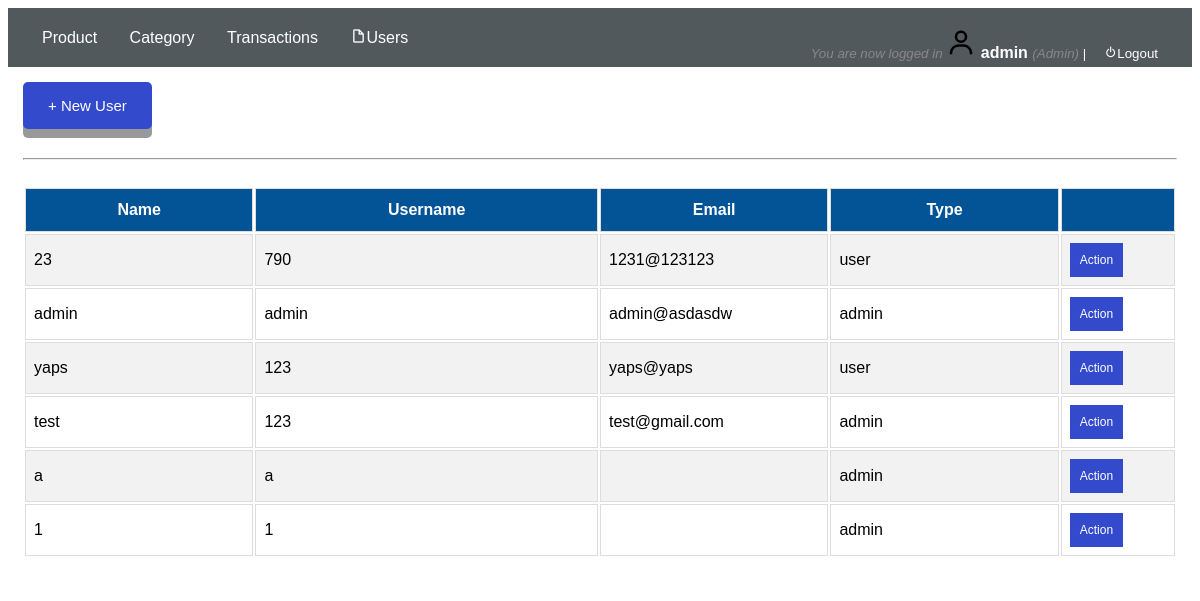
The app's page /admin/index.php?page=users (signed in), older data.
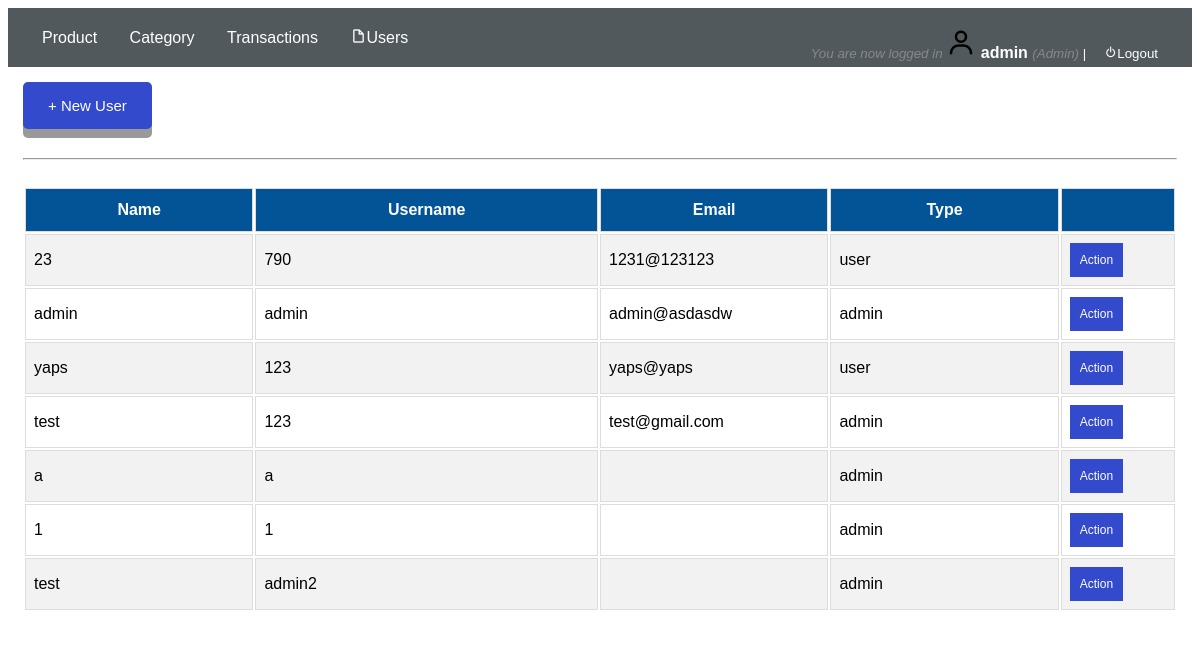
The same page, newer data.
### tables this page shows
CREATE TABLE `users` (
  `user_id` int(10) NOT NULL,
  `username` varchar(100) NOT NULL,
  `name` varchar(100) NOT NULL,
  `email` varchar(100) NOT NULL,
  `user_type` varchar(100) NOT NULL,
  `password` varchar(100) NOT NULL
);

### admin/users.php (the view, shortened to what this page needs)
<!DOCTYPE html>
<?php
$conn = mysqli_connect("localhost","root","") or die (mysqli_error($conn));
$sql = "SELECT * FROM users";
$q = mysqli_query($conn,$sql) or die (mysqli_error($conn));
?>
<html>
<head>
	<link rel = "stylesheet" type="text/css" href="../css/create_user.css" />
	<link href='https://unpkg.com/boxicons@2.0.9/css/boxicons.min.css' rel='stylesheet'>
</head>
<body>
<div class="button-align">
		<div class="first-modal">
			<button class="modal-button" href="#myModal1"> + New User</button>
		</div>
</div>
	<br>
	<hr>
	<br>
	<div id="tbody">
		<table width="100%">
			<tr>
				<th width="20%">Name</th>
			    <th width="30%">Username</th>
			    <th width="20%">Email</th>
			    <th width="20%">Type</th>
			    <th width="30%"></th>
			</tr>
			<?php
						while($r = mysqli_fetch_assoc($q))
						{
					?>
			 	<tr>
			 		<td><?php echo $r['name'];?></td>
					<td><?php echo $r['username'];?></td>
					<td><?php echo $r['email'];?></td>
					<td><?php echo $r['user_type'];?></td>
					<td>
						<div class="dropdown">
						  <button class="dropbtn">Action</button>
						</div>
					</td>
			 	</tr>
			 		<?php
						}
					?>
		</table>
	</div>
</body>
</html>

Row changes from the older to the newer data that the page shows:
added users: name "test", username "admin2", user_type "admin"
